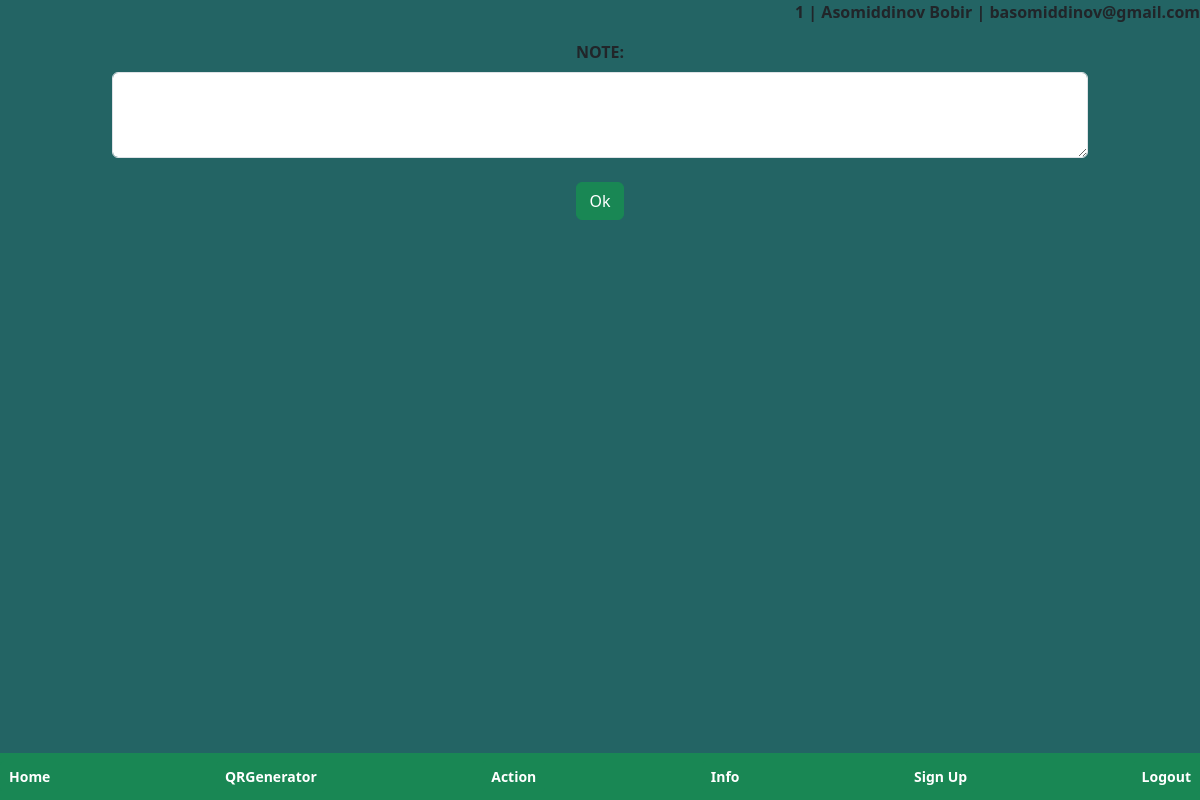
/notes (signed in), run on an earlier commit of the app's database.
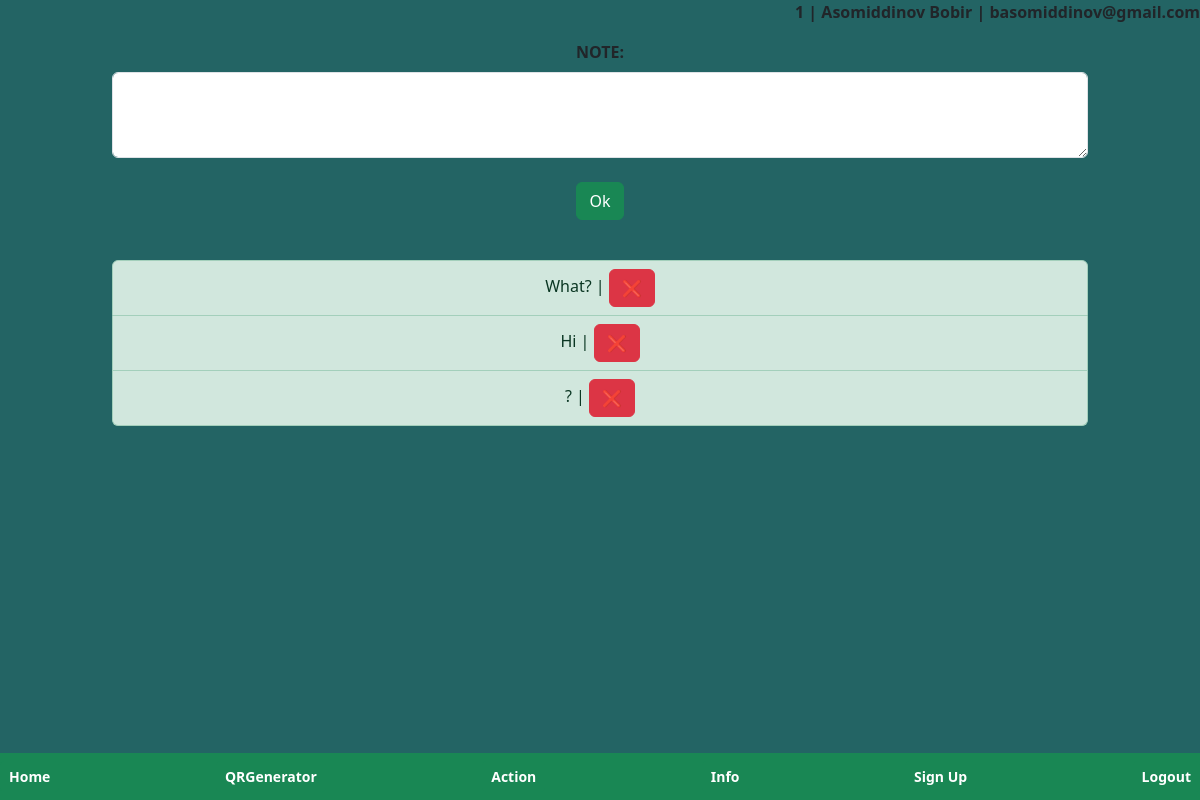
And on a later commit of the database.
### forms.py (models this page shows)
class Note(db.Model):
    id = db.Column(db.Integer, primary_key=True)
    data = db.Column(db.String(10000))
    date = db.Column(db.DateTime(timezone=True), default=func.now())
    user_id = db.Column(db.Integer, db.ForeignKey("user.id"))

### routes.py (the view, shortened to what this page needs)
@app.route("/notes", methods=["GET", "POST"])
def notes():
    return render_template("notes.html", user=current_user)

### __init__.py (called while the page is built)
def create_app():
    migrate = Migrate(app, db)
    create_database(app)
    login_manager = LoginManager(app)
    login_manager.login_view = "login"
    login_manager.init_app(app)
    from forms import User
    @login_manager.user_loader
    def load_user(id):
        return User.query.get(int(id))
    return app

### templates/notes.html (shortened to what this page needs)
{% extends 'layout.html' %}
{% block content %}
<form method="post">
    <div class="col-10 container-md text-center">
        <label for="note" class="form-label"><b>NOTE:</b></label>
        <textarea class="form-control" name="note" id="note" rows="3"></textarea><br>
        <button type="submit" class="btn btn-success">Ok</button>
    </div>
</form>
<div class="col-10 container-md text-center">
    <ul class="list-group">
        {% for note in user.notes %}
        <li class="list-group-item list-group-item-success">
            {{ note.data }} | <a href=""><button class="btn btn-danger">❌</button></a>
        </li>
        {% endfor %}
    </ul>
</div>
{% endblock %}

What changed in the data, as far as the page shows it:
added Note: data "What?"
added Note: data "Hi"
added Note: data "?"
